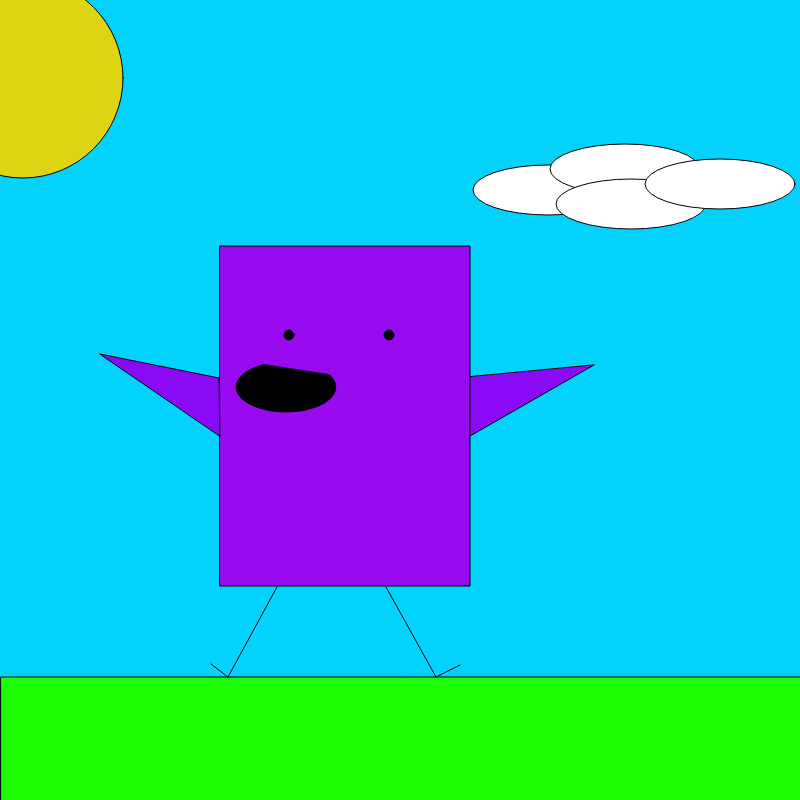
Frame 1 (no input)
Frame 60 (no input): identical to frame 1, image omitted
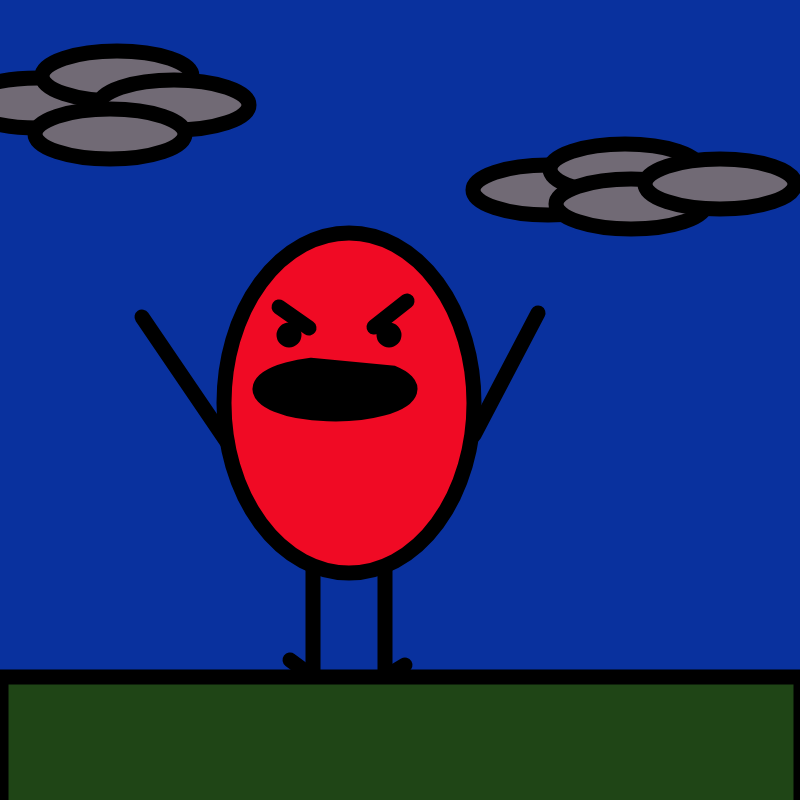
Frame 120 (the mouse pressed at the canvas centre since frame 60)

The p5.js sketch that drew these frames (run headless with seeded random() and noise() and a simulated clock; from frame 60 on, the mouse is pressed at the canvas centre):

// p5.js sketch
// ── sketch.js
function setup() {
  // put setup code here
  createCanvas(800,800);
}

function draw() {
  // put drawing code here
background(3, 211, 252);
fill(28, 252, 3);
rect(1,677,800,150);
fill(255,255,255);

ellipse(548,190,150,50);
ellipse(625,169,150,50);
ellipse(631,204,150,50);
ellipse(720,184,150,50);

  if (mouseIsPressed) {
  background(9, 49, 158);
  fill(240,10,36);
  ellipse(349,403,250,340);
  fill(0,0,0);
  arc(335,389,150,50,50, PI + QUARTER_PI, CHORD);

strokeWeight(15);
  line(279,307,309,328);
  line(374,327,407,301);
  line(313,567,313,677);
  line(385,568,385,677);
  line(385,677,405,665);
  line(313,677,290,660);
  line(474,435,538,313);
  line(227,442,142,317);


  fill(113, 106, 117);
  ellipse(548,190,150,50);
  ellipse(625,169,150,50);
  ellipse(631,204,150,50);
  ellipse(720,184,150,50);
  ellipse(38,103,150,50);
  ellipse(117,76,150,50);
  ellipse(174,105,150,50);
  ellipse(110,134,150,50);

fill(31, 69, 22);
rect(1,677,800,150);


} else {
  fill(152, 10, 240);
rect(220,246,250,340);
line(277,587,228,677);
line(228,677,211,664);
line(386,587,436,677);
line(436,677,460,665);
fill(0,0,0);
arc(286, 387, 100, 50, 50, PI + QUARTER_PI, CHORD);

fill(139, 10, 245);
triangle(220,436,219,378,100,354);
fill(139, 10, 245);
triangle(470,377,470,436,594,365);

fill(222, 212, 20);
ellipse(23,78,200,200);
}


fill(0,0,0);
ellipse(289,335,10,10);
ellipse(389,335,10,10);

}



function mouseReleased() {
  console.log(mouseX + "," + mouseY) ;
}
